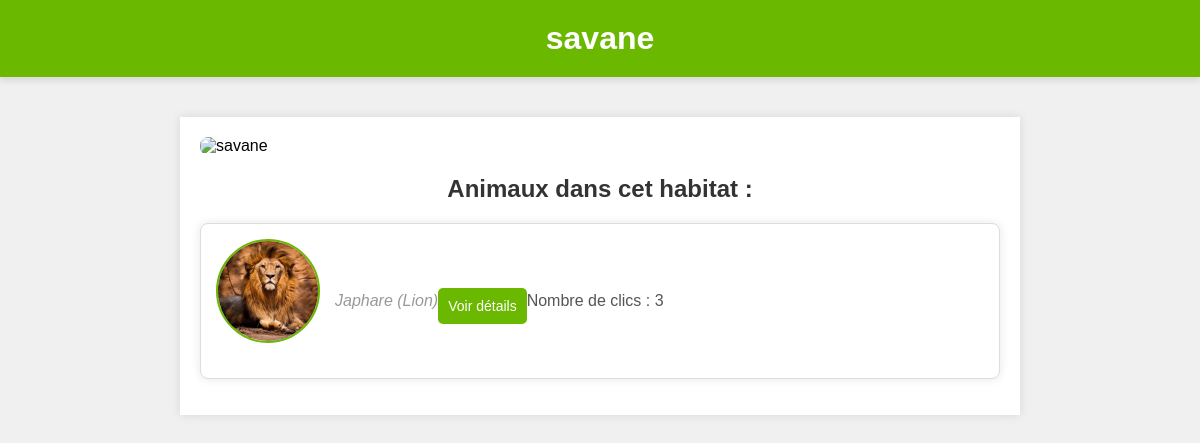
The page /habitats/savane.php on the database its author committed.
### tables this page shows
CREATE TABLE `animals` (
  `id` int(11) NOT NULL,
  `name` varchar(255) NOT NULL,
  `breed` varchar(255) NOT NULL,
  `image_url` varchar(255) DEFAULT NULL,
  `status` varchar(50) DEFAULT NULL,
  `food_type` varchar(255) DEFAULT NULL,
  `food_amount` int(11) DEFAULT NULL,
  `feeding_time` datetime DEFAULT NULL,
  `vet_visit_date` date DEFAULT NULL,
  `details` text DEFAULT NULL,
  `habitat_id` int(11) DEFAULT NULL,
  `click_count` int(11) DEFAULT 0
);

### habitats/savane.php (the view, shortened to what this page needs)
<?php
$conn = new mysqli('localhost', 'root', '', 'ecf');
$habitat_name = 'savane';
$sql = "SELECT animals.id, animals.name, animals.breed, animals.image_url,
               animals.food_type, animals.food_amount, animals.feeding_time,
               animals.vet_visit_date, animals.details, animals.click_count
        FROM animals
        JOIN habitats ON animals.habitat_id = habitats.id
        WHERE habitats.name = ?";
$stmt = $conn->prepare($sql);
$stmt->bind_param("s", $habitat_name);
$stmt->execute();
$result = $stmt->get_result();
$animals_list = "";
if ($result->num_rows > 0) {
    while ($animal = $result->fetch_assoc()) {
        $imagePath = "../admin/" . $animal['image_url'];
        if (!empty($animal['image_url']) && file_exists($imagePath)) {
            $animals_list .= "
                <li>
                    <img src='$imagePath' alt='$animal[name]'>
                    <p>$animal[name] ($animal[breed])</p>
                    <button class='details-button' onclick='showDetails(" . json_encode($animal) . ")'>Voir détails</button>
                    <p>Nombre de clics : <span id='click-counter-{$animal['id']}'>{$animal['click_count']}</span></p>
                </li>";
        }
    }
} else {
    $animals_list = "<p>Aucun animal dans cet habitat.</p>";
}
?>
<!DOCTYPE html>
<html lang="fr">
<head>
    <link rel="stylesheet" href="../css/createhabitat.css">
</head>
<body>
    <header>
        <h1><?php echo $habitat_name; ?></h1>
    </header>
    <main>
        <img src="../uploads/<?php echo $image_url; ?>" alt="<?php echo $habitat_name; ?>">
        <h2>Animaux dans cet habitat :</h2>
        <ul>
            <?php echo $animals_list; ?>
        </ul>
    </main>
</body>
</html>

### css/createhabitat.css (style rules this page uses)
body { font-family: Arial, sans-serif; margin: 0; padding: 0; background-color: #f4f4f4; }
header { background-color: #6BB800; color: white; padding: 20px; text-align: center; box-shadow: 0 4px 6px rgba(0, 0, 0, 0.1); }
main { max-width: 800px; margin: 40px auto; background-color: white; padding: 20px; box-shadow: 0 0 10px rgba(0, 0, 0, 0.1); }
main img { width: 100%; height: auto; margin-bottom: 20px; border-radius: 8px; }
h2 { color: #333; margin-bottom: 20px; text-align: center; }
ul { list-style-type: none; padding: 0; }
li { display: flex; align-items: center; margin-bottom: 20px; padding: 10px; background-color: #f9f9f9; border: 1px solid #ddd; border-radius: 8px; box-shadow: 0 2px 4px rgba(0, 0, 0, 0.05); }
li img { width: 100px; height: 100px; object-fit: cover; border-radius: 50%; margin-right: 20px; border: 2px solid #6BB800; }
li p { margin: 0; color: #555; font-size: 16px; }
li p:first-of-type { font-style: italic; color: #999; }
body { font-family: Arial, sans-serif; background-color: #f0f0f0; margin: 0; padding: 0; }
header { background-color: #6BB800; padding: 20px; text-align: center; color: white; }
h1 { margin: 0; }
main { padding: 20px; }
img { max-width: 100%; height: auto; display: block; margin-bottom: 20px; }
li { background-color: white; padding: 15px; margin: 10px 0; border-radius: 8px; box-shadow: 0 0 10px rgba(0, 0, 0, 0.1); display: flex; align-items: center; }
li img { width: 100px; height: 100px; object-fit: cover; border-radius: 50%; margin-right: 15px; }
li p { margin: 0; font-size: 16px; }
.details-button { background-color: #6BB800; color: white; padding: 10px; border: none; border-radius: 5px; cursor: pointer; font-size: 14px; margin-top: 10px; }
button { margin-top: 10px; }

### rows shown on the page
animals: image_url (picture), name "Japhare", breed "Lion", click_count "3"

### other values the page prints
$habitat_name "savane"
